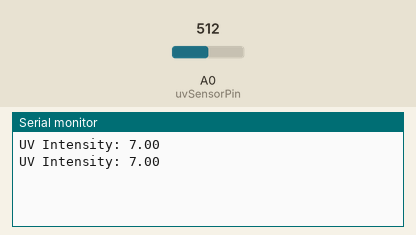
This sketch was run on a simulated Arduino Uno, built with avr-gcc and run on an emulated ATmega328P. Shown: the last lines printed to the serial monitor. The inputs (shaded band) are chosen by the test bench; at power-on: A0 (uvSensorPin) = 512.

Above: at 1.8 s.
1.9 s: A0 (uvSensorPin) set to 716
At 2.8 s:
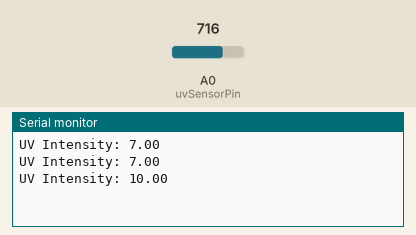
3.4 s: A0 (uvSensorPin) set to 900
At 4.4 s:
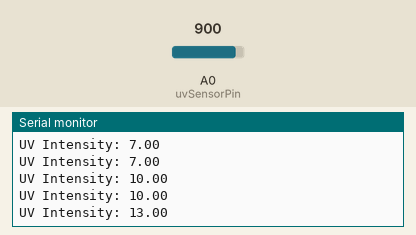
Timing chart, 0 to 6.4 s (numbered marks = the images above; inputs shaded):
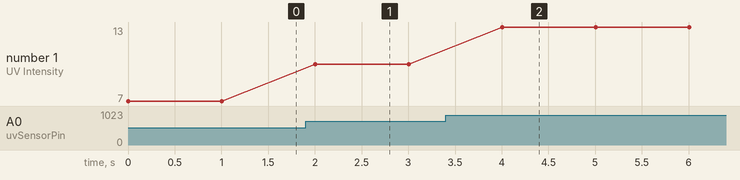

Measured:
- after the input at 1.9 s, the serial monitor: prints a new line after 0.10 s (image 1)
- after the input at 3.4 s, the serial monitor: prints a new line after 0.60 s (image 2)
- plotted number 1: 7 → 10 after the input at 1.9 s, 10 → 13 after the input at 3.4 s

The sketch:

chatgpt.ino
```cpp
// Define the analog input pin for UV sensor
const int uvSensorPin = A0;

void setup() {
  // Initialize Serial communication (optional, for debugging purposes)
  Serial.begin(9600);
}

void loop() {
  // Read analog value from UV sensor
  int uvSensorValue = analogRead(uvSensorPin);

  // Map the analog value to UV intensity value (if necessary)
  // You might need to consult the sensor datasheet to calibrate this mapping.
  float uvIntensity = mapToUVIntensity(uvSensorValue);

  // Print UV intensity to Serial Monitor (optional)
  Serial.print("UV Intensity: ");
  Serial.println(uvIntensity);

  // Add a delay to prevent rapid readings (adjust this as needed)
  delay(1000);
}

// Helper function to map the analog value to UV intensity (if necessary)
float mapToUVIntensity(int value) {
  // You may need to calibrate this mapping based on the sensor datasheet.
  // This function should be adapted to the sensor's actual specifications.
  float uvIntensity = map(value, 0, 1023, 0, 15.0);
  return uvIntensity;
}
```
